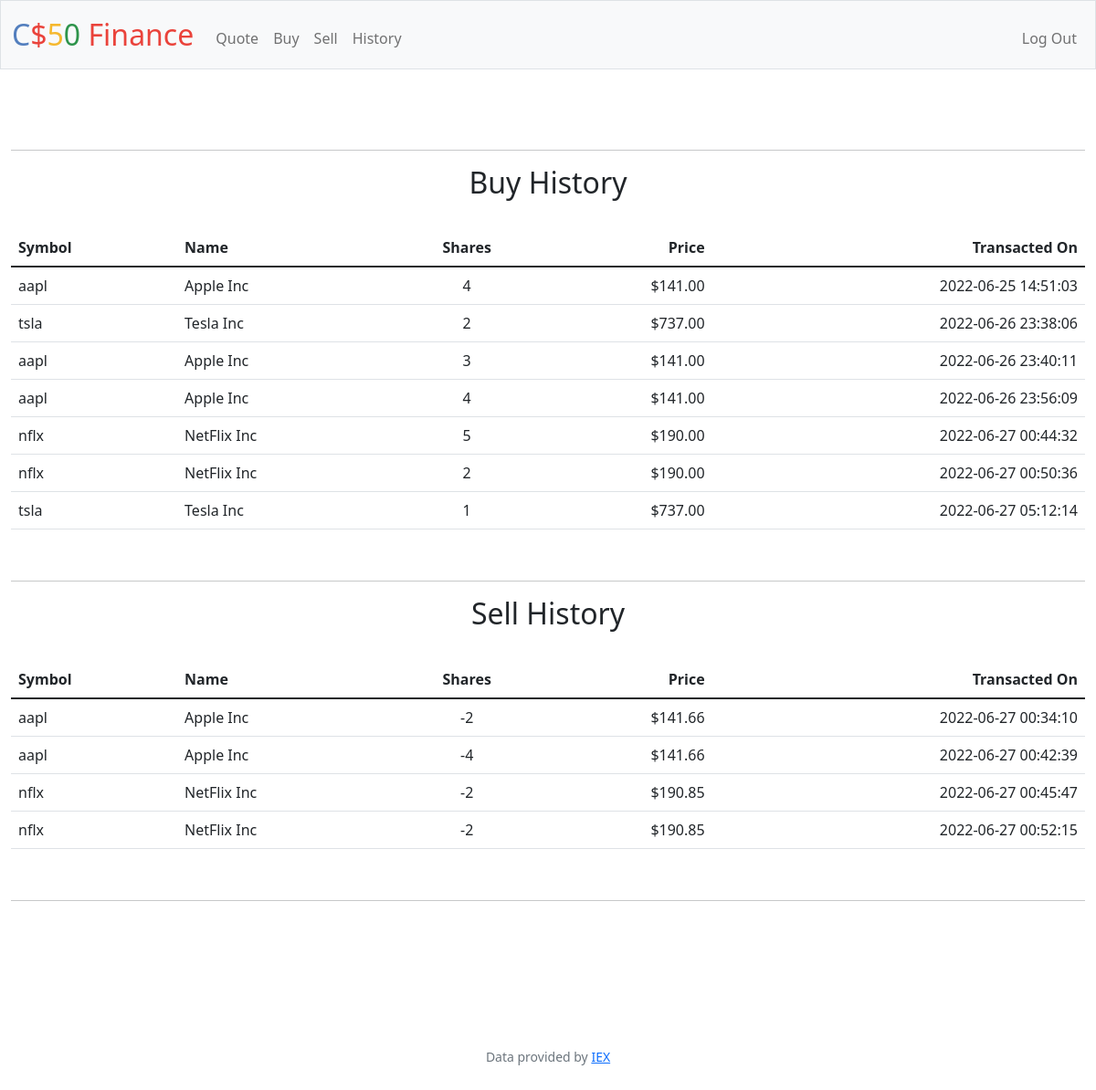
The app's page /history (signed in) with its own data.
### tables this page shows
CREATE TABLE transactions (
id INTEGER PRIMARY KEY AUTOINCREMENT,
user_id INTEGER NOT NULL,
name TEXT NOT NULL,
timimg TIMESTAMP DEFAULT CURRENT_TIMESTAMP,
symbol TEXT NOT NULL,
type TEXT NOT NULL,
shares INTEGER NOT NULL,
price INTEGER NOT NULL,
FOREIGN KEY(user_id) REFERENCES users(id)
);

### app.py (the view)
@app.route("/history")
@login_required
def history():
    buy = db.execute("SELECT * FROM transactions WHERE user_id = ? AND type='BUY'", session["user_id"])
    sell = db.execute("SELECT * FROM transactions WHERE user_id = ? AND type='SELL'", session["user_id"])
    return render_template("history.html", buy=buy, sell=sell, usd=usd)

### app.py (called while the page is built)
@app.after_request
def after_request(response):
    response.headers["Cache-Control"] = "no-cache, no-store, must-revalidate"
    response.headers["Expires"] = 0
    response.headers["Pragma"] = "no-cache"
    return response

### helpers.py (called while the page is built)
def login_required(f):
    @wraps(f)
    def decorated_function(*args, **kwargs):
        if session.get("user_id") is None:
            return redirect("/login")
        return f(*args, **kwargs)
    return decorated_function

def usd(value):
    return f"${value:,.2f}"

### templates/history.html (shortened to what this page needs)
{% extends "layout.html" %}
{% block main %}
    <br>
    <hr>
    <h2> Buy History</h2><br>
    <table class="table">
        <thead>
            <tr>
                <th class="text-start">Symbol</th>
                <th class="text-start">Name</th>
                <th class="text-center">Shares</th>
                <th class="text-end">Price</th>
                <th class="text-end">Transacted On</th>
            </tr>
        </thead>
        <tbody>
            {% for value in buy %}
                <tr>
                    <td class="text-start">{{ value.symbol }}</td>
                    <td class="text-start">{{ value.name }}</td>
                    <td class="text-center">{{ value.shares }}</td>
                    <td class="text-end">{{ usd(value.price) }}</td>
                    <td class="text-end">{{ value.timimg }}</td>
                </tr>
            {% endfor %}
        </tbody>
    </table>
    <br>
    <hr>
    <h2> Sell History</h2><br>
    <table class="table">
        <thead>
            <tr>
                <th class="text-start">Symbol</th>
                <th class="text-start">Name</th>
                <th class="text-center">Shares</th>
                <th class="text-end">Price</th>
                <th class="text-end">Transacted On</th>
            </tr>
        </thead>
        <tbody>
            {% for value in sell %}
                <tr>
                    <td class="text-start">{{ value.symbol }}</td>
                    <td class="text-start">{{ value.name }}</td>
                    <td class="text-center">{{ value.shares }}</td>
                    <td class="text-end">{{ usd(value.price) }}</td>
                    <td class="text-end">{{ value.timimg }}</td>
                </tr>
            {% endfor %}
        </tbody>
    </table>
    <br>
    <hr>
{% endblock %}

### templates/layout.html (shortened to what this page needs)
<!DOCTYPE html>
<html lang="en">
    <head>
        <link href="https://cdn.jsdelivr.net/npm/bootstrap@5.1.3/dist/css/bootstrap.min.css" rel="stylesheet">
        <link href="/static/styles.css" rel="stylesheet">
    </head>
    <body>
        <nav class="bg-light border navbar navbar-expand-md navbar-light">
            <div class="container-fluid">
                <a class="navbar-brand" href="/"><span class="blue">C</span><span class="red">$</span><span class="yellow">5</span><span class="green">0</span> <span class="red">Finance</span></a>
                <div class="collapse navbar-collapse" id="navbar">
                    {% if session["user_id"] %}
                        <ul class="navbar-nav me-auto mt-2">
                            <li class="nav-item"><a class="nav-link" href="/quote">Quote</a></li>
                            <li class="nav-item"><a class="nav-link" href="/buy">Buy</a></li>
                            <li class="nav-item"><a class="nav-link" href="/sell">Sell</a></li>
                            <li class="nav-item"><a class="nav-link" href="/history">History</a></li>
                        </ul>
                        <ul class="navbar-nav ms-auto mt-2">
                            <li class="nav-item"><a class="nav-link" href="/logout">Log Out</a></li>
                        </ul>
                    {% else %}
                        <ul class="navbar-nav ms-auto mt-2">
                            <li class="nav-item"><a class="nav-link" href="/register">Register</a></li>
                            <li class="nav-item"><a class="nav-link" href="/login">Log In</a></li>
                        </ul>
                    {% endif %}
                </div>
            </div>
        </nav>
        <main class="container-fluid py-5 text-center">
            {% block main %}{% endblock %}
        </main>
        <section class="container-fluid py-5 text-center">
        </section>
        <footer class="mb-5 small text-center text-muted">
            Data provided by <a href="https://iexcloud.io/">IEX</a>
        </footer>
    </body>
</html>

### static/styles.css (style rules this page uses)
nav .navbar-brand { font-size: xx-large; }
nav .navbar-brand .blue { color: #537fbe; }
nav .navbar-brand .red { color: #ea433b; }
nav .navbar-brand .yellow { color: #f5b82e; }
nav .navbar-brand .green { color: #2e944b; }

### records on screen
transactions: symbol "aapl", name "Apple Inc", shares "4", price "$141.00", timimg "2022-06-25 14:51:03"
transactions: symbol "tsla", name "Tesla Inc", shares "2", price "$737.00", timimg "2022-06-26 23:38:06"
transactions: symbol "aapl", name "Apple Inc", shares "3", price "$141.00", timimg "2022-06-26 23:40:11"
transactions: symbol "aapl", name "Apple Inc", shares "4", price "$141.00", timimg "2022-06-26 23:56:09"
transactions: symbol "nflx", name "NetFlix Inc", shares "5", price "$190.00", timimg "2022-06-27 00:44:32"
transactions: symbol "nflx", name "NetFlix Inc", shares "2", price "$190.00", timimg "2022-06-27 00:50:36"
transactions: symbol "tsla", name "Tesla Inc", shares "1", price "$737.00", timimg "2022-06-27 05:12:14"
transactions: symbol "aapl", name "Apple Inc", shares "-2", price "$141.66", timimg "2022-06-27 00:34:10"
transactions: symbol "aapl", name "Apple Inc", shares "-4", price "$141.66", timimg "2022-06-27 00:42:39"
transactions: symbol "nflx", name "NetFlix Inc", shares "-2", price "$190.85", timimg "2022-06-27 00:45:47"
transactions: symbol "nflx", name "NetFlix Inc", shares "-2", price "$190.85", timimg "2022-06-27 00:52:15"
